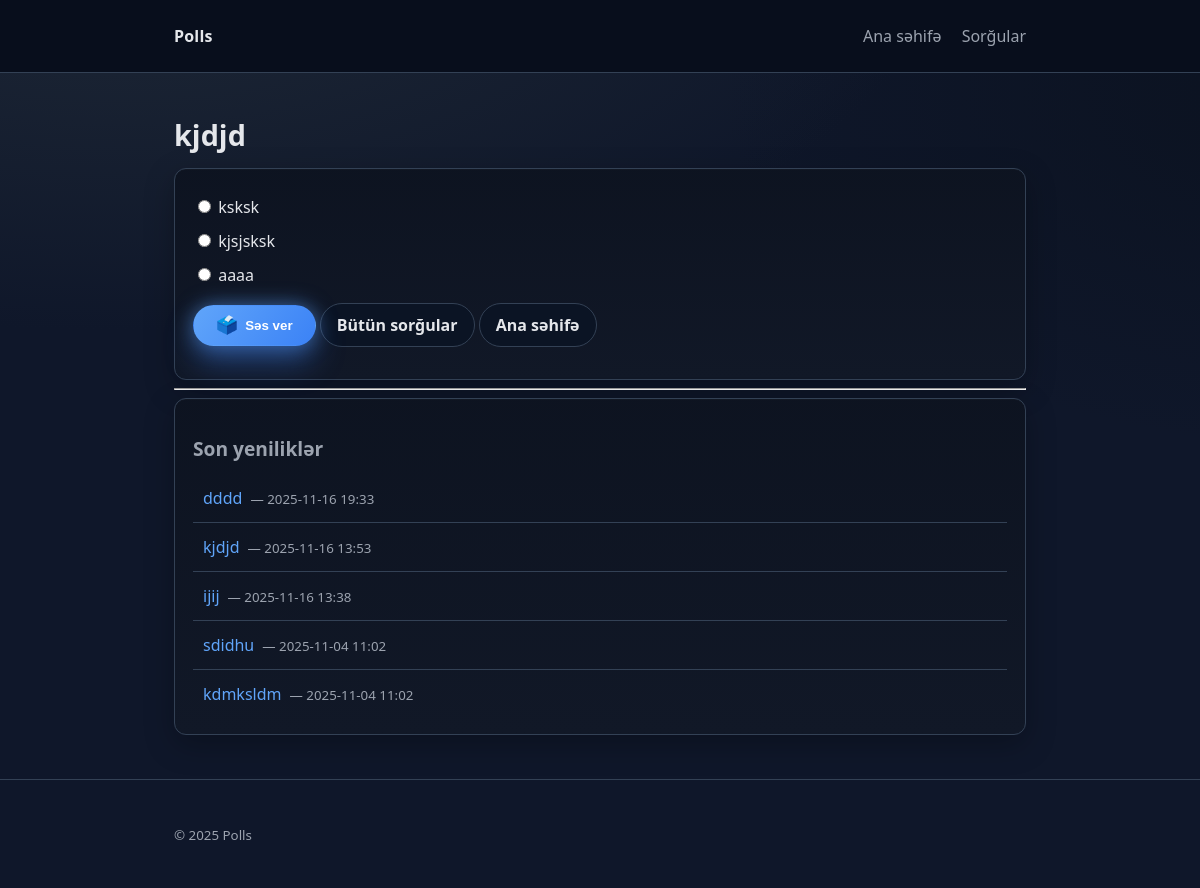
The app's page /polls/5/ with its own data.
### polls/models.py (models this page shows, shortened)
class Question(models.Model):
    question_text = models.CharField(max_length=200)
    pub_date = models.DateTimeField("date published")
    def was_published_recently(self):
        now = timezone.now()
        return now - datetime.timedelta(days=1) <= self.pub_date <= now
    was_published_recently.admin_order_field = "pub_date"
    was_published_recently.boolean = True
    was_published_recently.short_description = "Son 24 saatda?"

class Choice(models.Model):
    question = models.ForeignKey(Question, on_delete=models.CASCADE)  # 🔹 əlaqə buradadır
    choice_text = models.CharField(max_length=200)
    votes = models.IntegerField(default=0)

### polls/views.py (the view)
# urls.py: path("<int:pk>/", views.DetailView.as_view(), name="detail"),
class DetailView(generic.DetailView):
    model = Question
    template_name = "polls/detail.html"
    context_object_name = "question"
    def get_queryset(self):
        return Question.objects.filter(pub_date__lte=timezone.now())
    def get_context_data(self, **kwargs):
        context = super().get_context_data(**kwargs)
        context["latest_question_list"] = _latest_questions()
        return context

### polls/views.py (called while the page is built)
def _latest_questions(limit: int = 5):
    return (
        Question.objects.filter(pub_date__lte=timezone.now())
        .order_by("-pub_date")[:limit]
    )

### polls/templates/polls/detail.html (shortened to what this page needs)
{% extends "polls/base.html" %}
{% block content %}
    <h1>{{ question.question_text }}</h1>
    <div class="panel">
    <form action="{% url 'polls:vote' question.id %}" method="post">
        {% for choice in question.choice_set.all %}
            <div class="field">
                <input type="radio" name="choice" id="choice{{ forloop.counter }}" value="{{ choice.id }}">
                <label for="choice{{ forloop.counter }}">{{ choice.choice_text }}</label>
            </div>
        {% empty %}
            <p>Bu sorğu üçün seçim yoxdur.</p>
        {% endfor %}
        <p>
            <button class="btn primary vote-btn" type="submit">
                <span aria-hidden="true">🗳️</span>
                <span>Səs ver</span>
            </button>
            <a class="btn" href="{% url 'polls:index' %}">Bütün sorğular</a>
            <a class="btn" href="{% url 'home' %}">Ana səhifə</a>
        </p>
    </form>
    </div>
    <hr>
    <div class="panel">
        {% include "polls/_latest.html" %}
    </div>
{% endblock %}

### polls/templates/polls/_latest.html
<section>
    <h2>Son yeniliklər</h2>
    {% if latest_question_list %}
        <ul class="list">
            {% for q in latest_question_list %}
                <li>
                    <a href="{% url 'polls:detail' q.id %}">{{ q.question_text }}</a>
                    <small> — {{ q.pub_date|date:"Y-m-d H:i" }}</small>
                </li>
            {% endfor %}
        </ul>
    {% else %}
        <p>Hələ yenilik yoxdur.</p>
    {% endif %}
</section>

### polls/static/polls/styles.css (style rules this page uses)
:root { --bg: #0f172a; --panel: #111827; --text: #e5e7eb; --muted: #9ca3af; --brand: #60a5fa; --brand-600: #3b82f6; --danger: #ef4444; --ring: #334155; }
* { box-sizing: border-box; }
html, body { height: 100%; }
body { margin: 0; font-family: ui-sans-serif, system-ui, -apple-system, Segoe UI, Roboto, Arial, "Apple Color Emoji", "Segoe UI Emoji"; line-height: 1.5; background: radial-gradient(1200px 600px at 10% -10%, #1f2937 0, transparent 70%), radial-gradient(1000px 600px at 110% 10%, #0b1220 0, transparent 60%), var(--bg); color: var(--text); }
h1 { font-size: 1.8rem; margin: 16px 0 12px; }
h2 { font-size: 1.2rem; margin: 20px 0 10px; color: var(--muted); font-weight: 600; }
p { color: var(--text); }
small { color: var(--muted); }
.panel { background: linear-gradient(180deg, color-mix(in oklab, var(--panel) 90%, #000 10%), var(--panel)); border: 1px solid var(--ring); border-radius: 12px; padding: 16px 18px; box-shadow: 0 1px 0 rgba(255,255,255,0.02) inset, 0 10px 30px rgba(0,0,0,0.25); }
ul.list { list-style: none; padding: 0; margin: 0; }
ul.list li { padding: 12px 10px; border-bottom: 1px solid var(--ring); display: flex; align-items: baseline; gap: 8px; }
ul.list li:last-child { border-bottom: 0; }
ul.list a { color: var(--brand); text-decoration: none; font-weight: 500; }
.btn { display: inline-flex; align-items: center; gap: 0.45rem; border: 1px solid var(--ring); padding: 9px 16px; border-radius: 999px; color: var(--text); text-decoration: none; background: #0b1424; cursor: pointer; font-weight: 600; transition: transform 0.2s ease, box-shadow 0.2s ease, border-color 0.2s ease; -webkit-appearance: none; appearance: none; }
.btn.primary { background: linear-gradient(125deg, var(--brand) 0%, var(--brand-600) 100%); border-color: transparent; color: #fff; box-shadow: 0 12px 20px rgba(59, 130, 246, 0.25); }
.btn.vote-btn { position: relative; overflow: hidden; padding-inline: 22px; box-shadow: 0 18px 30px rgba(59, 130, 246, 0.35), 0 0 20px rgba(96, 165, 250, 0.55); }
.btn.vote-btn::after { content: ""; position: absolute; inset: 0; background: radial-gradient(circle at top, rgba(255,255,255,0.35), transparent 55%); transform: translateX(-120%); transition: transform 0.4s ease; pointer-events: none; }
.btn.vote-btn span:first-child { font-size: 1.1rem; }
form .field { margin: 10px 0; }
input[type="radio"] { accent-color: var(--brand-600); }

### records on screen
Question: question_text "kjdjd", pub_date "2025-11-16 13:53"
Choice: choice_text "ksksk"
Choice: choice_text "kjsjsksk"
Choice: choice_text "aaaa"
Question: question_text "dddd", pub_date "2025-11-16 19:33"
Question: question_text "ijij", pub_date "2025-11-16 13:38"
Question: question_text "sdidhu", pub_date "2025-11-04 11:02"
Question: question_text "kdmksldm", pub_date "2025-11-04 11:02"
